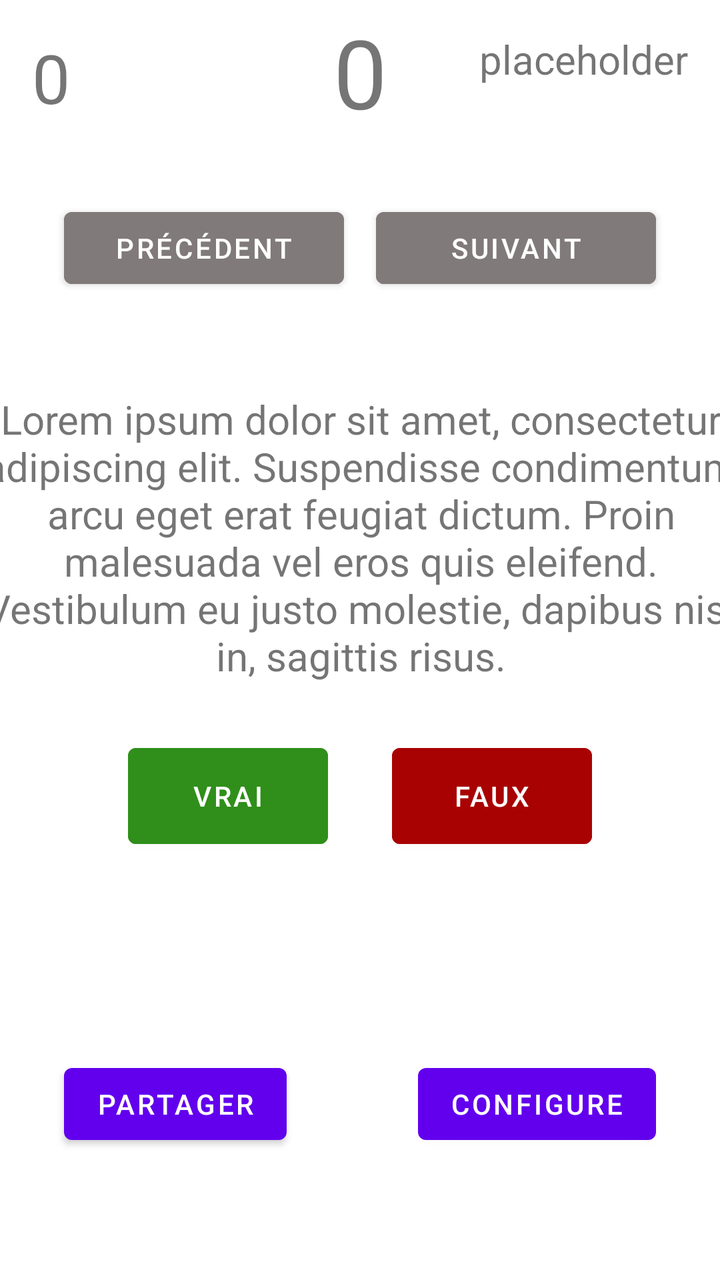
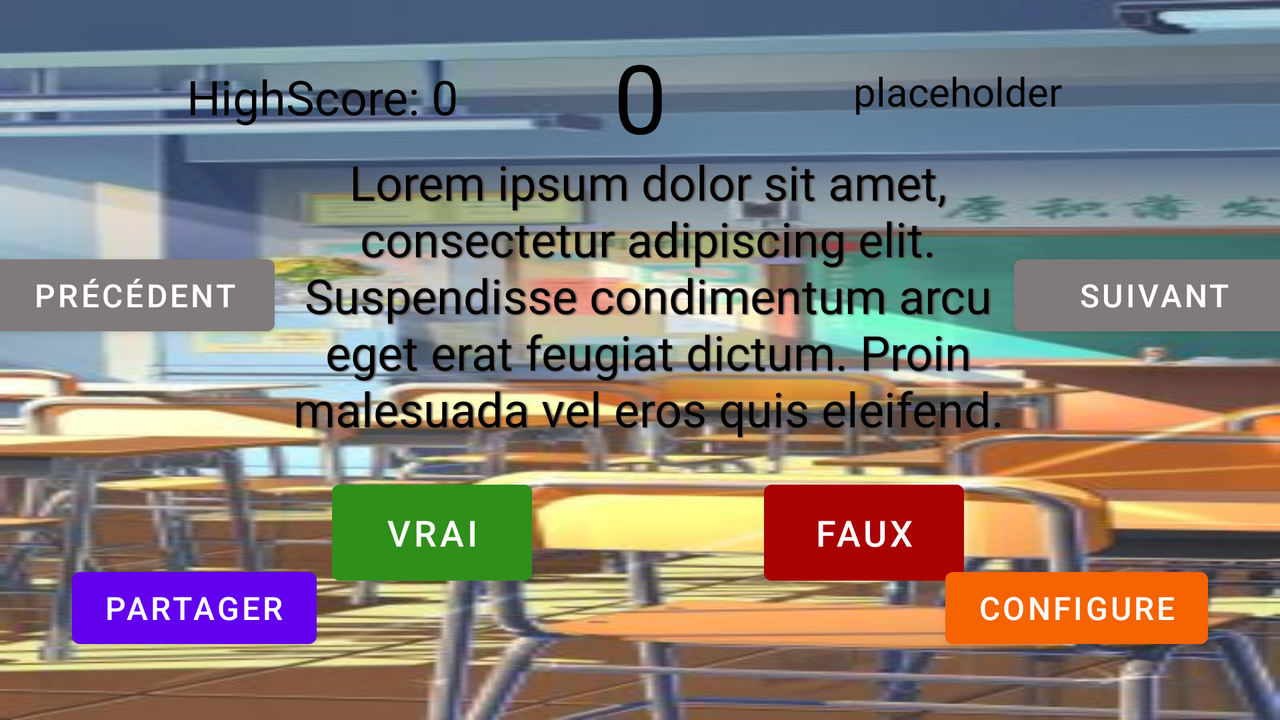

The same Android screen from two of the app's own layout files: first res/layout/ as a phone draws it, then the repository's variant for another configuration, drawn on a device whose configuration selects that folder. Both files follow.
<!-- AndroidManifest.xml: application theme Theme.TP1_Quizz -->
<!-- res/layout/activity_quiz.xml -->
<?xml version="1.0" encoding="utf-8"?>
<androidx.constraintlayout.widget.ConstraintLayout xmlns:android="http://schemas.android.com/apk/res/android"
    xmlns:app="http://schemas.android.com/apk/res-auto"
    xmlns:tools="http://schemas.android.com/tools"
    android:layout_width="match_parent"
    android:layout_height="match_parent"
    tools:context=".QuizActivity">

    <TextView
        android:id="@+id/tv_username"
        android:layout_width="wrap_content"
        android:layout_height="wrap_content"
        android:layout_marginTop="16dp"
        android:layout_marginEnd="16dp"
        android:text="placeholder"
        android:textSize="20sp"
        app:layout_constraintEnd_toEndOf="parent"
        app:layout_constraintTop_toTopOf="parent" />

    <TextView
        android:id="@+id/tv_question"
        android:layout_width="380dp"
        android:layout_height="wrap_content"
        android:layout_marginBottom="100dp"
        android:text="Lorem ipsum dolor sit amet, consectetur adipiscing elit. Suspendisse condimentum arcu eget erat feugiat dictum. Proin malesuada vel eros quis eleifend. Vestibulum eu justo molestie, dapibus nisl in, sagittis risus."
        android:textAlignment="center"
        android:textSize="20sp"
        app:layout_constraintBottom_toBottomOf="parent"
        app:layout_constraintEnd_toEndOf="parent"
        app:layout_constraintHorizontal_bias="0.516"
        app:layout_constraintStart_toStartOf="parent"
        app:layout_constraintTop_toTopOf="parent"
        app:layout_constraintVertical_bias="0.497" />

    <Button
        android:id="@+id/btn_true"
        android:layout_width="100dp"
        android:layout_height="60dp"
        android:layout_marginStart="64dp"
        android:backgroundTint="#2F8F1A"
        android:text="@string/btn_true"
        app:layout_constraintBottom_toBottomOf="@+id/btn_false"
        app:layout_constraintStart_toStartOf="parent"
        app:layout_constraintTop_toTopOf="@+id/btn_false" />

    <Button
        android:id="@+id/btn_false"
        android:layout_width="100dp"
        android:layout_height="60dp"
        android:layout_marginEnd="64dp"
        android:layout_marginBottom="100dp"
        android:backgroundTint="#A80202"
        android:text="@string/btn_false"
        app:layout_constraintBottom_toTopOf="@+id/btn_configure"
        app:layout_constraintEnd_toEndOf="parent" />

    <Button
        android:id="@+id/btn_previous"
        android:layout_width="140dp"
        android:layout_height="wrap_content"
        android:layout_marginStart="32dp"
        android:backgroundTint="#817A7A"
        android:text="@string/btn_previous"
        app:layout_constraintBottom_toBottomOf="@+id/btn_next"
        app:layout_constraintStart_toStartOf="parent"
        app:layout_constraintTop_toTopOf="@+id/btn_next" />

    <Button
        android:id="@+id/btn_next"
        android:layout_width="140dp"
        android:layout_height="wrap_content"
        android:layout_marginEnd="32dp"
        android:layout_marginBottom="48dp"
        android:backgroundTint="#817A7A"
        android:text="@string/btn_next"
        app:layout_constraintBottom_toTopOf="@+id/tv_question"
        app:layout_constraintEnd_toEndOf="parent" />

    <Button
        android:id="@+id/btn_share"
        android:layout_width="wrap_content"
        android:layout_height="wrap_content"
        android:layout_marginStart="32dp"
        android:text="@string/btn_share"
        app:layout_constraintBottom_toBottomOf="@+id/btn_configure"
        app:layout_constraintStart_toStartOf="parent"
        app:layout_constraintTop_toTopOf="@+id/btn_configure" />

    <Button
        android:id="@+id/btn_configure"
        android:layout_width="wrap_content"
        android:layout_height="wrap_content"
        android:layout_marginEnd="32dp"
        android:layout_marginBottom="64dp"
        android:text="@string/btn_configure"
        app:layout_constraintBottom_toBottomOf="parent"
        app:layout_constraintEnd_toEndOf="parent" />

    <androidx.constraintlayout.widget.Guideline
        android:id="@+id/guideline2"
        android:layout_width="wrap_content"
        android:layout_height="wrap_content"
        android:orientation="horizontal"
        app:layout_constraintGuide_begin="20dp" />

    <TextView
        android:id="@+id/tv_score"
        android:layout_width="wrap_content"
        android:layout_height="wrap_content"
        android:layout_marginBottom="128dp"
        android:text="0"
        android:textSize="48sp"
        app:layout_constraintBottom_toTopOf="@+id/tv_question"
        app:layout_constraintEnd_toEndOf="parent"
        app:layout_constraintStart_toStartOf="parent" />

    <TextView
        android:id="@+id/tv_highscore"
        android:layout_width="wrap_content"
        android:layout_height="wrap_content"
        android:layout_marginStart="16dp"
        android:layout_marginTop="16dp"
        android:text="0"
        android:textSize="34sp"
        app:layout_constraintStart_toStartOf="parent"
        app:layout_constraintTop_toTopOf="parent" />
</androidx.constraintlayout.widget.ConstraintLayout>
<!-- resources referenced by this layout -->
<resources>
  <string name="btn_configure">Configure</string>
  <string name="btn_false">Faux</string>
  <string name="btn_next">Suivant</string>
  <string name="btn_previous">Précédent</string>
  <string name="btn_share">Partager</string>
  <string name="btn_true">Vrai</string>
  <style name="Theme.TP1_Quizz" parent="Theme.MaterialComponents.DayNight.DarkActionBar">
          
          <item name="colorPrimary">@color/purple_500</item>
          <item name="colorPrimaryVariant">@color/purple_700</item>
          <item name="colorOnPrimary">@color/white</item>
          
          <item name="colorSecondary">@color/teal_200</item>
          <item name="colorSecondaryVariant">@color/teal_700</item>
          <item name="colorOnSecondary">@color/black</item>
          
          <item name="android:statusBarColor" tools:targetApi="l">?attr/colorPrimaryVariant</item>
          
      </style>
</resources>
<!-- res/layout-land/activity_quiz.xml (the repository's variant of the layout above) -->
<!-- drawn on the phone turned sideways -->
<?xml version="1.0" encoding="utf-8"?>
<androidx.constraintlayout.widget.ConstraintLayout xmlns:android="http://schemas.android.com/apk/res/android"
    xmlns:app="http://schemas.android.com/apk/res-auto"
    xmlns:tools="http://schemas.android.com/tools"
    android:layout_width="match_parent"
    android:layout_height="match_parent"
    tools:context=".QuizActivity"
    android:background="@drawable/classroom_background">

    <TextView
        android:id="@+id/tv_username"
        android:layout_width="wrap_content"
        android:layout_height="wrap_content"
        android:layout_marginTop="32dp"
        android:layout_marginEnd="16dp"
        android:text="placeholder"
        android:textColor="#000000"
        android:textSize="20sp"
        app:layout_constraintEnd_toEndOf="parent"
        app:layout_constraintStart_toEndOf="@+id/tv_score"
        app:layout_constraintTop_toTopOf="parent" />

    <TextView
        android:id="@+id/tv_question"
        android:layout_width="380dp"
        android:layout_height="wrap_content"
        android:layout_marginBottom="64dp"
        android:shadowColor="#554A4A"
        android:shadowDx="1.5"
        android:shadowDy="1.3"
        android:shadowRadius="1.6"
        android:text="Lorem ipsum dolor sit amet, consectetur adipiscing elit. Suspendisse condimentum arcu eget erat feugiat dictum. Proin malesuada vel eros quis eleifend."
        android:textAlignment="center"
        android:textColor="#000000"
        android:textSize="24sp"
        app:layout_constraintBottom_toBottomOf="parent"
        app:layout_constraintEnd_toEndOf="parent"
        app:layout_constraintHorizontal_bias="0.516"
        app:layout_constraintStart_toStartOf="parent"
        app:layout_constraintTop_toTopOf="parent"
        app:layout_constraintVertical_bias="0.497" />

    <Button
        android:id="@+id/btn_true"
        android:layout_width="100dp"
        android:layout_height="60dp"
        android:layout_marginStart="32dp"
        android:layout_marginTop="16dp"
        android:backgroundTint="#2F8F1A"
        android:text="@string/btn_true"
        android:textSize="18sp"
        app:layout_constraintBottom_toBottomOf="@+id/btn_false"
        app:layout_constraintStart_toStartOf="@+id/tv_question"
        app:layout_constraintTop_toBottomOf="@+id/tv_question"
        app:layout_constraintVertical_bias="0.0" />

    <Button
        android:id="@+id/btn_false"
        android:layout_width="100dp"
        android:layout_height="60dp"
        android:layout_marginTop="16dp"
        android:layout_marginEnd="32dp"
        android:backgroundTint="#A80202"
        android:text="@string/btn_false"
        android:textSize="18sp"
        app:layout_constraintEnd_toEndOf="@+id/tv_question"
        app:layout_constraintTop_toBottomOf="@+id/tv_question" />

    <Button
        android:id="@+id/btn_previous"
        android:layout_width="140dp"
        android:layout_height="wrap_content"
        android:backgroundTint="#817A7A"
        android:text="@string/btn_previous"
        android:textAlignment="center"
        android:textSize="16sp"
        app:layout_constraintBottom_toBottomOf="@+id/tv_question"
        app:layout_constraintEnd_toStartOf="@+id/tv_question"
        app:layout_constraintStart_toStartOf="parent"
        app:layout_constraintTop_toTopOf="@+id/tv_question" />

    <Button
        android:id="@+id/btn_next"
        android:layout_width="140dp"
        android:layout_height="wrap_content"
        android:backgroundTint="#817A7A"
        android:text="@string/btn_next"
        android:textSize="16sp"
        app:layout_constraintBottom_toBottomOf="@+id/tv_question"
        app:layout_constraintEnd_toEndOf="parent"
        app:layout_constraintStart_toEndOf="@+id/tv_question"
        app:layout_constraintTop_toTopOf="@+id/tv_question" />

    <Button
        android:id="@+id/btn_share"
        android:layout_width="wrap_content"
        android:layout_height="wrap_content"
        android:layout_marginStart="36dp"
        android:text="@string/btn_share"
        android:textSize="16sp"
        app:layout_constraintBottom_toBottomOf="@+id/btn_configure"
        app:layout_constraintStart_toStartOf="parent"
        app:layout_constraintTop_toTopOf="@+id/btn_configure"
        app:layout_constraintVertical_bias="1.0" />

    <Button
        android:id="@+id/btn_configure"
        android:layout_width="wrap_content"
        android:layout_height="wrap_content"
        android:layout_marginEnd="36dp"
        android:layout_marginBottom="32dp"
        android:backgroundTint="#F66301"
        android:text="@string/btn_configure"
        android:textSize="16sp"
        app:layout_constraintBottom_toBottomOf="parent"
        app:layout_constraintEnd_toEndOf="parent" />

    <androidx.constraintlayout.widget.Guideline
        android:id="@+id/guideline2"
        android:layout_width="wrap_content"
        android:layout_height="wrap_content"
        android:orientation="horizontal"
        app:layout_constraintGuide_begin="20dp" />

    <TextView
        android:id="@+id/tv_score"
        android:layout_width="wrap_content"
        android:layout_height="wrap_content"
        android:layout_marginTop="16dp"
        android:text="0"
        android:textColor="#000000"
        android:textSize="48sp"
        app:layout_constraintEnd_toEndOf="parent"
        app:layout_constraintStart_toStartOf="parent"
        app:layout_constraintTop_toTopOf="parent" />

    <TextView
        android:id="@+id/tv_highscore"
        android:layout_width="wrap_content"
        android:layout_height="wrap_content"
        android:layout_marginStart="16dp"
        android:layout_marginTop="32dp"
        android:text="HighScore: 0"
        android:textColor="#000000"
        android:textSize="24sp"
        app:layout_constraintEnd_toStartOf="@+id/tv_score"
        app:layout_constraintStart_toStartOf="parent"
        app:layout_constraintTop_toTopOf="parent" />
</androidx.constraintlayout.widget.ConstraintLayout>
<!-- resources referenced by the variant -->
<!-- as the phone turned sideways resolves them -->
<resources>
  <!-- drawable classroom_background: png bitmap (drawable, 25437 bytes) -->
  <string name="btn_configure">Configure</string>
  <string name="btn_false">Faux</string>
  <string name="btn_next">Suivant</string>
  <string name="btn_previous">Précédent</string>
  <string name="btn_share">Partager</string>
  <string name="btn_true">Vrai</string>
  <style name="Theme.TP1_Quizz" parent="Theme.MaterialComponents.DayNight.DarkActionBar">
          
          <item name="colorPrimary">@color/purple_500</item>
          <item name="colorPrimaryVariant">@color/purple_700</item>
          <item name="colorOnPrimary">@color/white</item>
          
          <item name="colorSecondary">@color/teal_200</item>
          <item name="colorSecondaryVariant">@color/teal_700</item>
          <item name="colorOnSecondary">@color/black</item>
          
          <item name="android:statusBarColor" tools:targetApi="l">?attr/colorPrimaryVariant</item>
          
      </style>
</resources>
